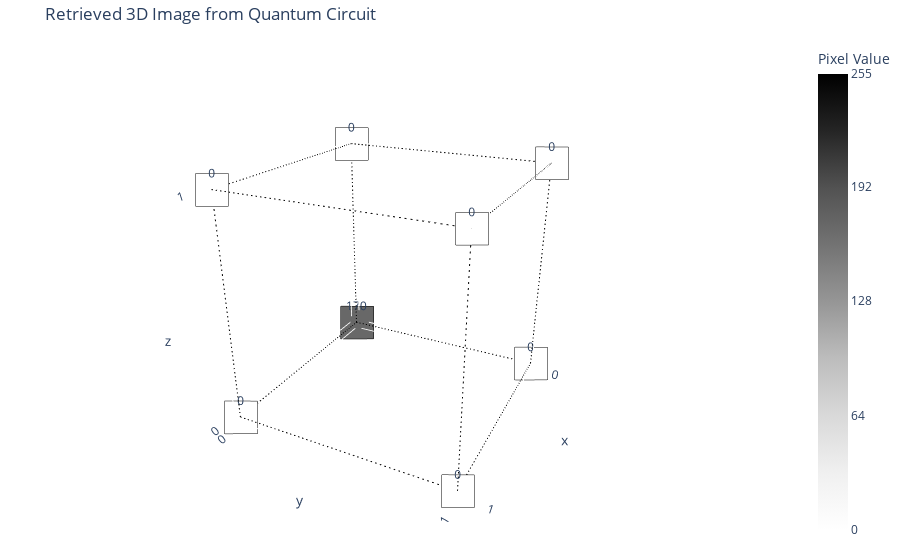

The cell this chart's notebook holds for it:
### Markdown cell above
## Retrieving the image

### Code cell
retrieved_image = naqss.retrieve_function(result, image.shape)
plot_3d_image(retrieved_image, title="Retrieved 3D Image from Quantum Circuit")

### Figure 1 — Plotly figure (JSON) as saved in the notebook; plotly's stock layout.template omitted (floating-point values rounded to 4 significant figures)
{"data": [{"marker": {"cmax": 255, "cmin": 0, "color": [170, 0, 0, 0, 0, 0, 0, 0], "colorbar": {"ticktext": ["0", "64", "128", "192", "255"], "tickvals": [0, 64, 128, 192, 255], "title": {"text": "Pixel Value"}}, "colorscale": [[0, "rgb(255,255,255)"], [0.125, "rgb(240,240,240)"], [0.25, "rgb(217,217,217)"], [0.375, "rgb(189,189,189)"], [0.5, "rgb(150,150,150)"], [0.625, "rgb(115,115,115)"], [0.75, "rgb(82,82,82)"], [0.875, "rgb(37,37,37)"], [1, "rgb(0,0,0)"]], "line": {"color": "black", "width": 2}, "size": 12, "symbol": "square"}, "mode": "markers+text", "showlegend": false, "text": [170.0, 0.0, 0.0, 0.0, 0.0, 0.0, 0.0, 0.0], "textposition": "top center", "type": "scatter3d", "x": [0, 0, 0, 0, 1, 1, 1, 1], "y": [0, 0, 1, 1, 0, 0, 1, 1], "z": [0, 1, 0, 1, 0, 1, 0, 1]}, {"line": {"color": "black", "dash": "dash", "width": 2}, "mode": "lines", "showlegend": false, "type": "scatter3d", "x": [0, 1], "y": [0, 0], "z": [0, 0]}, {"line": {"color": "black", "dash": "dash", "width": 2}, "mode": "lines", "showlegend": false, "type": "scatter3d", "x": [0, 1], "y": [0, 0], "z": [1, 1]}, {"line": {"color": "black", "dash": "dash", "width": 2}, "mode": "lines", "showlegend": false, "type": "scatter3d", "x": [0, 1], "y": [0, 0], "z": [0, 0]}, {"line": {"color": "black", "dash": "dash", "width": 2}, "mode": "lines", "showlegend": false, "type": "scatter3d", "x": [0, 1], "y": [0, 0], "z": [1, 1]}, {"line": {"color": "black", "dash": "dash", "width": 2}, "mode": "lines", "showlegend": false, "type": "scatter3d", "x": [0, 1], "y": [0, 0], "z": [0, 0]}, {"line": {"color": "black", "dash": "dash", "width": 2}, "mode": "lines", "showlegend": false, "type": "scatter3d", "x": [0, 1], "y": [0, 0], "z": [1, 1]}, {"line": {"color": "black", "dash": "dash", "width": 2}, "mode": "lines", "showlegend": false, "type": "scatter3d", "x": [0, 1], "y": [0, 0], "z": [0, 0]}, {"line": {"color": "black", "dash": "dash", "width": 2}, "mode": "lines", "showlegend": false, "type": "scatter3d", "x": [0, 1], "y": [0, 0], "z": [1, 1]}, {"line": {"color": "black", "dash": "dash", "width": 2}, "mode": "lines", "showlegend": false, "type": "scatter3d", "x": [0, 1], "y": [0, 0], "z": [0, 0]}, {"line": {"color": "black", "dash": "dash", "width": 2}, "mode": "lines", "showlegend": false, "type": "scatter3d", "x": [0, 1], "y": [0, 0], "z": [1, 1]}, {"line": {"color": "black", "dash": "dash", "width": 2}, "mode": "lines", "showlegend": false, "type": "scatter3d", "x": [0, 1], "y": [0, 0], "z": [0, 0]}, {"line": {"color": "black", "dash": "dash", "width": 2}, "mode": "lines", "showlegend": false, "type": "scatter3d", "x": [0, 1], "y": [0, 0], "z": [1, 1]}, {"line": {"color": "black", "dash": "dash", "width": 2}, "mode": "lines", "showlegend": false, "type": "scatter3d", "x": [0, 1], "y": [0, 0], "z": [0, 0]}, {"line": {"color": "black", "dash": "dash", "width": 2}, "mode": "lines", "showlegend": false, "type": "scatter3d", "x": [0, 1], "y": [0, 0], "z": [1, 1]}, {"line": {"color": "black", "dash": "dash", "width": 2}, "mode": "lines", "showlegend": false, "type": "scatter3d", "x": [0, 1], "y": [0, 0], "z": [0, 0]}, {"line": {"color": "black", "dash": "dash", "width": 2}, "mode": "lines", "showlegend": false, "type": "scatter3d", "x": [0, 1], "y": [0, 0], "z": [1, 1]}, {"line": {"color": "black", "dash": "dash", "width": 2}, "mode": "lines", "showlegend": false, "type": "scatter3d", "x": [0, 1], "y": [1, 1], "z": [0, 0]}, {"line": {"color": "black", "dash": "dash", "width": 2}, "mode": "lines", "showlegend": false, "type": "scatter3d", "x": [0, 1], "y": [1, 1], "z": [1, 1]}, {"line": {"color": "black", "dash": "dash", "width": 2}, "mode": "lines", "showlegend": false, "type": "scatter3d", "x": [0, 1], "y": [1, 1], "z": [0, 0]}, {"line": {"color": "black", "dash": "dash", "width": 2}, "mode": "lines", "showlegend": false, "type": "scatter3d", "x": [0, 1], "y": [1, 1], "z": [1, 1]}, {"line": {"color": "black", "dash": "dash", "width": 2}, "mode": "lines", "showlegend": false, "type": "scatter3d", "x": [0, 1], "y": [1, 1], "z": [0, 0]}, {"line": {"color": "black", "dash": "dash", "width": 2}, "mode": "lines", "showlegend": false, "type": "scatter3d", "x": [0, 1], "y": [1, 1], "z": [1, 1]}, {"line": {"color": "black", "dash": "dash", "width": 2}, "mode": "lines", "showlegend": false, "type": "scatter3d", "x": [0, 1], "y": [1, 1], "z": [0, 0]}, {"line": {"color": "black", "dash": "dash", "width": 2}, "mode": "lines", "showlegend": false, "type": "scatter3d", "x": [0, 1], "y": [1, 1], "z": [1, 1]}, {"line": {"color": "black", "dash": "dash", "width": 2}, "mode": "lines", "showlegend": false, "type": "scatter3d", "x": [0, 1], "y": [1, 1], "z": [0, 0]}, {"line": {"color": "black", "dash": "dash", "width": 2}, "mode": "lines", "showlegend": false, "type": "scatter3d", "x": [0, 1], "y": [1, 1], "z": [1, 1]}, {"line": {"color": "black", "dash": "dash", "width": 2}, "mode": "lines", "showlegend": false, "type": "scatter3d", "x": [0, 1], "y": [1, 1], "z": [0, 0]}, {"line": {"color": "black", "dash": "dash", "width": 2}, "mode": "lines", "showlegend": false, "type": "scatter3d", "x": [0, 1], "y": [1, 1], "z": [1, 1]}, {"line": {"color": "black", "dash": "dash", "width": 2}, "mode": "lines", "showlegend": false, "type": "scatter3d", "x": [0, 1], "y": [1, 1], "z": [0, 0]}, {"line": {"color": "black", "dash": "dash", "width": 2}, "mode": "lines", "showlegend": false, "type": "scatter3d", "x": [0, 1], "y": [1, 1], "z": [1, 1]}, {"line": {"color": "black", "dash": "dash", "width": 2}, "mode": "lines", "showlegend": false, "type": "scatter3d", "x": [0, 1], "y": [1, 1], "z": [0, 0]}, {"line": {"color": "black", "dash": "dash", "width": 2}, "mode": "lines", "showlegend": false, "type": "scatter3d", "x": [0, 1], "y": [1, 1], "z": [1, 1]}, {"line": {"color": "black", "dash": "dash", "width": 2}, "mode": "lines", "showlegend": false, "type": "scatter3d", "x": [0, 1], "y": [0, 0], "z": [0, 0]}, {"line": {"color": "black", "dash": "dash", "width": 2}, "mode": "lines", "showlegend": false, "type": "scatter3d", "x": [0, 1], "y": [0, 0], "z": [1, 1]}, {"line": {"color": "black", "dash": "dash", "width": 2}, "mode": "lines", "showlegend": false, "type": "scatter3d", "x": [0, 1], "y": [0, 0], "z": [0, 0]}, {"line": {"color": "black", "dash": "dash", "width": 2}, "mode": "lines", "showlegend": false, "type": "scatter3d", "x": [0, 1], "y": [0, 0], "z": [1, 1]}, {"line": {"color": "black", "dash": "dash", "width": 2}, "mode": "lines", "showlegend": false, "type": "scatter3d", "x": [0, 1], "y": [0, 0], "z": [0, 0]}, {"line": {"color": "black", "dash": "dash", "width": 2}, "mode": "lines", "showlegend": false, "type": "scatter3d", "x": [0, 1], "y": [0, 0], "z": [1, 1]}, {"line": {"color": "black", "dash": "dash", "width": 2}, "mode": "lines", "showlegend": false, "type": "scatter3d", "x": [0, 1], "y": [0, 0], "z": [0, 0]}, {"line": {"color": "black", "dash": "dash", "width": 2}, "mode": "lines", "showlegend": false, "type": "scatter3d", "x": [0, 1], "y": [0, 0], "z": [1, 1]}, {"line": {"color": "black", "dash": "dash", "width": 2}, "mode": "lines", "showlegend": false, "type": "scatter3d", "x": [0, 1], "y": [0, 0], "z": [0, 0]}, {"line": {"color": "black", "dash": "dash", "width": 2}, "mode": "lines", "showlegend": false, "type": "scatter3d", "x": [0, 1], "y": [0, 0], "z": [1, 1]}, {"line": {"color": "black", "dash": "dash", "width": 2}, "mode": "lines", "showlegend": false, "type": "scatter3d", "x": [0, 1], "y": [0, 0], "z": [0, 0]}, {"line": {"color": "black", "dash": "dash", "width": 2}, "mode": "lines", "showlegend": false, "type": "scatter3d", "x": [0, 1], "y": [0, 0], "z": [1, 1]}, {"line": {"color": "black", "dash": "dash", "width": 2}, "mode": "lines", "showlegend": false, "type": "scatter3d", "x": [0, 1], "y": [0, 0], "z": [0, 0]}, {"line": {"color": "black", "dash": "dash", "width": 2}, "mode": "lines", "showlegend": false, "type": "scatter3d", "x": [0, 1], "y": [0, 0], "z": [1, 1]}, {"line": {"color": "black", "dash": "dash", "width": 2}, "mode": "lines", "showlegend": false, "type": "scatter3d", "x": [0, 1], "y": [0, 0], "z": [0, 0]}, {"line": {"color": "black", "dash": "dash", "width": 2}, "mode": "lines", "showlegend": false, "type": "scatter3d", "x": [0, 1], "y": [0, 0], "z": [1, 1]}, {"line": {"color": "black", "dash": "dash", "width": 2}, "mode": "lines", "showlegend": false, "type": "scatter3d", "x": [0, 1], "y": [1, 1], "z": [0, 0]}, {"line": {"color": "black", "dash": "dash", "width": 2}, "mode": "lines", "showlegend": false, "type": "scatter3d", "x": [0, 1], "y": [1, 1], "z": [1, 1]}, {"line": {"color": "black", "dash": "dash", "width": 2}, "mode": "lines", "showlegend": false, "type": "scatter3d", "x": [0, 1], "y": [1, 1], "z": [0, 0]}, {"line": {"color": "black", "dash": "dash", "width": 2}, "mode": "lines", "showlegend": false, "type": "scatter3d", "x": [0, 1], "y": [1, 1], "z": [1, 1]}, {"line": {"color": "black", "dash": "dash", "width": 2}, "mode": "lines", "showlegend": false, "type": "scatter3d", "x": [0, 1], "y": [1, 1], "z": [0, 0]}, {"line": {"color": "black", "dash": "dash", "width": 2}, "mode": "lines", "showlegend": false, "type": "scatter3d", "x": [0, 1], "y": [1, 1], "z": [1, 1]}, {"line": {"color": "black", "dash": "dash", "width": 2}, "mode": "lines", "showlegend": false, "type": "scatter3d", "x": [0, 1], "y": [1, 1], "z": [0, 0]}, {"line": {"color": "black", "dash": "dash", "width": 2}, "mode": "lines", "showlegend": false, "type": "scatter3d", "x": [0, 1], "y": [1, 1], "z": [1, 1]}, {"line": {"color": "black", "dash": "dash", "width": 2}, "mode": "lines", "showlegend": false, "type": "scatter3d", "x": [0, 1], "y": [1, 1], "z": [0, 0]}, {"line": {"color": "black", "dash": "dash", "width": 2}, "mode": "lines", "showlegend": false, "type": "scatter3d", "x": [0, 1], "y": [1, 1], "z": [1, 1]}, {"line": {"color": "black", "dash": "dash", "width": 2}, "mode": "lines", "showlegend": false, "type": "scatter3d", "x": [0, 1], "y": [1, 1], "z": [0, 0]}, {"line": {"color": "black", "dash": "dash", "width": 2}, "mode": "lines", "showlegend": false, "type": "scatter3d", "x": [0, 1], "y": [1, 1], "z": [1, 1]}, {"line": {"color": "black", "dash": "dash", "width": 2}, "mode": "lines", "showlegend": false, "type": "scatter3d", "x": [0, 1], "y": [1, 1], "z": [0, 0]}, {"line": {"color": "black", "dash": "dash", "width": 2}, "mode": "lines", "showlegend": false, "type": "scatter3d", "x": [0, 1], "y": [1, 1], "z": [1, 1]}, {"line": {"color": "black", "dash": "dash", "width": 2}, "mode": "lines", "showlegend": false, "type": "scatter3d", "x": [0, 1], "y": [1, 1], "z": [0, 0]}, {"line": {"color": "black", "dash": "dash", "width": 2}, "mode": "lines", "showlegend": false, "type": "scatter3d", "x": [0, 1], "y": [1, 1], "z": [1, 1]}, {"line": {"color": "black", "dash": "dash", "width": 2}, "mode": "lines", "showlegend": false, "type": "scatter3d", "x": [0, 0], "y": [0, 1], "z": [0, 0]}, {"line": {"color": "black", "dash": "dash", "width": 2}, "mode": "lines", "showlegend": false, "type": "scatter3d", "x": [0, 0], "y": [0, 1], "z": [1, 1]}, {"line": {"color": "black", "dash": "dash", "width": 2}, "mode": "lines", "showlegend": false, "type": "scatter3d", "x": [0, 0], "y": [0, 1], "z": [0, 0]}, {"line": {"color": "black", "dash": "dash", "width": 2}, "mode": "lines", "showlegend": false, "type": "scatter3d", "x": [0, 0], "y": [0, 1], "z": [1, 1]}, {"line": {"color": "black", "dash": "dash", "width": 2}, "mode": "lines", "showlegend": false, "type": "scatter3d", "x": [0, 0], "y": [0, 1], "z": [0, 0]}, {"line": {"color": "black", "dash": "dash", "width": 2}, "mode": "lines", "showlegend": false, "type": "scatter3d", "x": [0, 0], "y": [0, 1], "z": [1, 1]}, {"line": {"color": "black", "dash": "dash", "width": 2}, "mode": "lines", "showlegend": false, "type": "scatter3d", "x": [0, 0], "y": [0, 1], "z": [0, 0]}, {"line": {"color": "black", "dash": "dash", "width": 2}, "mode": "lines", "showlegend": false, "type": "scatter3d", "x": [0, 0], "y": [0, 1], "z": [1, 1]}, {"line": {"color": "black", "dash": "dash", "width": 2}, "mode": "lines", "showlegend": false, "type": "scatter3d", "x": [0, 0], "y": [0, 1], "z": [0, 0]}, {"line": {"color": "black", "dash": "dash", "width": 2}, "mode": "lines", "showlegend": false, "type": "scatter3d", "x": [0, 0], "y": [0, 1], "z": [1, 1]}, {"line": {"color": "black", "dash": "dash", "width": 2}, "mode": "lines", "showlegend": false, "type": "scatter3d", "x": [0, 0], "y": [0, 1], "z": [0, 0]}, {"line": {"color": "black", "dash": "dash", "width": 2}, "mode": "lines", "showlegend": false, "type": "scatter3d", "x": [0, 0], "y": [0, 1], "z": [1, 1]}, {"line": {"color": "black", "dash": "dash", "width": 2}, "mode": "lines", "showlegend": false, "type": "scatter3d", "x": [0, 0], "y": [0, 1], "z": [0, 0]}, {"line": {"color": "black", "dash": "dash", "width": 2}, "mode": "lines", "showlegend": false, "type": "scatter3d", "x": [0, 0], "y": [0, 1], "z": [1, 1]}, {"line": {"color": "black", "dash": "dash", "width": 2}, "mode": "lines", "showlegend": false, "type": "scatter3d", "x": [0, 0], "y": [0, 1], "z": [0, 0]}, {"line": {"color": "black", "dash": "dash", "width": 2}, "mode": "lines", "showlegend": false, "type": "scatter3d", "x": [0, 0], "y": [0, 1], "z": [1, 1]}, {"line": {"color": "black", "dash": "dash", "width": 2}, "mode": "lines", "showlegend": false, "type": "scatter3d", "x": [0, 0], "y": [0, 1], "z": [0, 0]}, {"line": {"color": "black", "dash": "dash", "width": 2}, "mode": "lines", "showlegend": false, "type": "scatter3d", "x": [0, 0], "y": [0, 1], "z": [1, 1]}, {"line": {"color": "black", "dash": "dash", "width": 2}, "mode": "lines", "showlegend": false, "type": "scatter3d", "x": [0, 0], "y": [0, 1], "z": [0, 0]}, {"line": {"color": "black", "dash": "dash", "width": 2}, "mode": "lines", "showlegend": false, "type": "scatter3d", "x": [0, 0], "y": [0, 1], "z": [1, 1]}, {"line": {"color": "black", "dash": "dash", "width": 2}, "mode": "lines", "showlegend": false, "type": "scatter3d", "x": [0, 0], "y": [0, 1], "z": [0, 0]}, {"line": {"color": "black", "dash": "dash", "width": 2}, "mode": "lines", "showlegend": false, "type": "scatter3d", "x": [0, 0], "y": [0, 1], "z": [1, 1]}, {"line": {"color": "black", "dash": "dash", "width": 2}, "mode": "lines", "showlegend": false, "type": "scatter3d", "x": [0, 0], "y": [0, 1], "z": [0, 0]}, {"line": {"color": "black", "dash": "dash", "width": 2}, "mode": "lines", "showlegend": false, "type": "scatter3d", "x": [0, 0], "y": [0, 1], "z": [1, 1]}, {"line": {"color": "black", "dash": "dash", "width": 2}, "mode": "lines", "showlegend": false, "type": "scatter3d", "x": [0, 0], "y": [0, 1], "z": [0, 0]}, {"line": {"color": "black", "dash": "dash", "width": 2}, "mode": "lines", "showlegend": false, "type": "scatter3d", "x": [0, 0], "y": [0, 1], "z": [1, 1]}, {"line": {"color": "black", "dash": "dash", "width": 2}, "mode": "lines", "showlegend": false, "type": "scatter3d", "x": [0, 0], "y": [0, 1], "z": [0, 0]}, {"line": {"color": "black", "dash": "dash", "width": 2}, "mode": "lines", "showlegend": false, "type": "scatter3d", "x": [0, 0], "y": [0, 1], "z": [1, 1]}, {"line": {"color": "black", "dash": "dash", "width": 2}, "mode": "lines", "showlegend": false, "type": "scatter3d", "x": [0, 0], "y": [0, 1], "z": [0, 0]}, {"line": {"color": "black", "dash": "dash", "width": 2}, "mode": "lines", "showlegend": false, "type": "scatter3d", "x": [0, 0], "y": [0, 1], "z": [1, 1]}, {"line": {"color": "black", "dash": "dash", "width": 2}, "mode": "lines", "showlegend": false, "type": "scatter3d", "x": [0, 0], "y": [0, 1], "z": [0, 0]}, {"line": {"color": "black", "dash": "dash", "width": 2}, "mode": "lines", "showlegend": false, "type": "scatter3d", "x": [0, 0], "y": [0, 1], "z": [1, 1]}, {"line": {"color": "black", "dash": "dash", "width": 2}, "mode": "lines", "showlegend": false, "type": "scatter3d", "x": [1, 1], "y": [0, 1], "z": [0, 0]}, {"line": {"color": "black", "dash": "dash", "width": 2}, "mode": "lines", "showlegend": false, "type": "scatter3d", "x": [1, 1], "y": [0, 1], "z": [1, 1]}, {"line": {"color": "black", "dash": "dash", "width": 2}, "mode": "lines", "showlegend": false, "type": "scatter3d", "x": [1, 1], "y": [0, 1], "z": [0, 0]}, {"line": {"color": "black", "dash": "dash", "width": 2}, "mode": "lines", "showlegend": false, "type": "scatter3d", "x": [1, 1], "y": [0, 1], "z": [1, 1]}, {"line": {"color": "black", "dash": "dash", "width": 2}, "mode": "lines", "showlegend": false, "type": "scatter3d", "x": [1, 1], "y": [0, 1], "z": [0, 0]}, {"line": {"color": "black", "dash": "dash", "width": 2}, "mode": "lines", "showlegend": false, "type": "scatter3d", "x": [1, 1], "y": [0, 1], "z": [1, 1]}, {"line": {"color": "black", "dash": "dash", "width": 2}, "mode": "lines", "showlegend": false, "type": "scatter3d", "x": [1, 1], "y": [0, 1], "z": [0, 0]}, {"line": {"color": "black", "dash": "dash", "width": 2}, "mode": "lines", "showlegend": false, "type": "scatter3d", "x": [1, 1], "y": [0, 1], "z": [1, 1]}, {"line": {"color": "black", "dash": "dash", "width": 2}, "mode": "lines", "showlegend": false, "type": "scatter3d", "x": [1, 1], "y": [0, 1], "z": [0, 0]}, {"line": {"color": "black", "dash": "dash", "width": 2}, "mode": "lines", "showlegend": false, "type": "scatter3d", "x": [1, 1], "y": [0, 1], "z": [1, 1]}, {"line": {"color": "black", "dash": "dash", "width": 2}, "mode": "lines", "showlegend": false, "type": "scatter3d", "x": [1, 1], "y": [0, 1], "z": [0, 0]}, {"line": {"color": "black", "dash": "dash", "width": 2}, "mode": "lines", "showlegend": false, "type": "scatter3d", "x": [1, 1], "y": [0, 1], "z": [1, 1]}, {"line": {"color": "black", "dash": "dash", "width": 2}, "mode": "lines", "showlegend": false, "type": "scatter3d", "x": [1, 1], "y": [0, 1], "z": [0, 0]}, {"line": {"color": "black", "dash": "dash", "width": 2}, "mode": "lines", "showlegend": false, "type": "scatter3d", "x": [1, 1], "y": [0, 1], "z": [1, 1]}, {"line": {"color": "black", "dash": "dash", "width": 2}, "mode": "lines", "showlegend": false, "type": "scatter3d", "x": [1, 1], "y": [0, 1], "z": [0, 0]}, {"line": {"color": "black", "dash": "dash", "width": 2}, "mode": "lines", "showlegend": false, "type": "scatter3d", "x": [1, 1], "y": [0, 1], "z": [1, 1]}, {"line": {"color": "black", "dash": "dash", "width": 2}, "mode": "lines", "showlegend": false, "type": "scatter3d", "x": [1, 1], "y": [0, 1], "z": [0, 0]}, {"line": {"color": "black", "dash": "dash", "width": 2}, "mode": "lines", "showlegend": false, "type": "scatter3d", "x": [1, 1], "y": [0, 1], "z": [1, 1]}, {"line": {"color": "black", "dash": "dash", "width": 2}, "mode": "lines", "showlegend": false, "type": "scatter3d", "x": [1, 1], "y": [0, 1], "z": [0, 0]}, {"line": {"color": "black", "dash": "dash", "width": 2}, "mode": "lines", "showlegend": false, "type": "scatter3d", "x": [1, 1], "y": [0, 1], "z": [1, 1]}, {"line": {"color": "black", "dash": "dash", "width": 2}, "mode": "lines", "showlegend": false, "type": "scatter3d", "x": [1, 1], "y": [0, 1], "z": [0, 0]}, {"line": {"color": "black", "dash": "dash", "width": 2}, "mode": "lines", "showlegend": false, "type": "scatter3d", "x": [1, 1], "y": [0, 1], "z": [1, 1]}, {"line": {"color": "black", "dash": "dash", "width": 2}, "mode": "lines", "showlegend": false, "type": "scatter3d", "x": [1, 1], "y": [0, 1], "z": [0, 0]}, {"line": {"color": "black", "dash": "dash", "width": 2}, "mode": "lines", "showlegend": false, "type": "scatter3d", "x": [1, 1], "y": [0, 1], "z": [1, 1]}, {"line": {"color": "black", "dash": "dash", "width": 2}, "mode": "lines", "showlegend": false, "type": "scatter3d", "x": [1, 1], "y": [0, 1], "z": [0, 0]}, {"line": {"color": "black", "dash": "dash", "width": 2}, "mode": "lines", "showlegend": false, "type": "scatter3d", "x": [1, 1], "y": [0, 1], "z": [1, 1]}, {"line": {"color": "black", "dash": "dash", "width": 2}, "mode": "lines", "showlegend": false, "type": "scatter3d", "x": [1, 1], "y": [0, 1], "z": [0, 0]}, {"line": {"color": "black", "dash": "dash", "width": 2}, "mode": "lines", "showlegend": false, "type": "scatter3d", "x": [1, 1], "y": [0, 1], "z": [1, 1]}, {"line": {"color": "black", "dash": "dash", "width": 2}, "mode": "lines", "showlegend": false, "type": "scatter3d", "x": [1, 1], "y": [0, 1], "z": [0, 0]}, {"line": {"color": "black", "dash": "dash", "width": 2}, "mode": "lines", "showlegend": false, "type": "scatter3d", "x": [1, 1], "y": [0, 1], "z": [1, 1]}, {"line": {"color": "black", "dash": "dash", "width": 2}, "mode": "lines", "showlegend": false, "type": "scatter3d", "x": [1, 1], "y": [0, 1], "z": [0, 0]}, {"line": {"color": "black", "dash": "dash", "width": 2}, "mode": "lines", "showlegend": false, "type": "scatter3d", "x": [1, 1], "y": [0, 1], "z": [1, 1]}, {"line": {"color": "black", "dash": "dash", "width": 2}, "mode": "lines", "showlegend": false, "type": "scatter3d", "x": [0, 0], "y": [0, 0], "z": [0, 1]}, {"line": {"color": "black", "dash": "dash", "width": 2}, "mode": "lines", "showlegend": false, "type": "scatter3d", "x": [0, 0], "y": [0, 0], "z": [0, 1]}, {"line": {"color": "black", "dash": "dash", "width": 2}, "mode": "lines", "showlegend": false, "type": "scatter3d", "x": [0, 0], "y": [1, 1], "z": [0, 1]}, {"line": {"color": "black", "dash": "dash", "width": 2}, "mode": "lines", "showlegend": false, "type": "scatter3d", "x": [0, 0], "y": [1, 1], "z": [0, 1]}, {"line": {"color": "black", "dash": "dash", "width": 2}, "mode": "lines", "showlegend": false, "type": "scatter3d", "x": [0, 0], "y": [0, 0], "z": [0, 1]}, {"line": {"color": "black", "dash": "dash", "width": 2}, "mode": "lines", "showlegend": false, "type": "scatter3d", "x": [0, 0], "y": [0, 0], "z": [0, 1]}, {"line": {"color": "black", "dash": "dash", "width": 2}, "mode": "lines", "showlegend": false, "type": "scatter3d", "x": [0, 0], "y": [1, 1], "z": [0, 1]}, {"line": {"color": "black", "dash": "dash", "width": 2}, "mode": "lines", "showlegend": false, "type": "scatter3d", "x": [0, 0], "y": [1, 1], "z": [0, 1]}, {"line": {"color": "black", "dash": "dash", "width": 2}, "mode": "lines", "showlegend": false, "type": "scatter3d", "x": [0, 0], "y": [0, 0], "z": [0, 1]}, {"line": {"color": "black", "dash": "dash", "width": 2}, "mode": "lines", "showlegend": false, "type": "scatter3d", "x": [0, 0], "y": [0, 0], "z": [0, 1]}, {"line": {"color": "black", "dash": "dash", "width": 2}, "mode": "lines", "showlegend": false, "type": "scatter3d", "x": [0, 0], "y": [1, 1], "z": [0, 1]}, {"line": {"color": "black", "dash": "dash", "width": 2}, "mode": "lines", "showlegend": false, "type": "scatter3d", "x": [0, 0], "y": [1, 1], "z": [0, 1]}, {"line": {"color": "black", "dash": "dash", "width": 2}, "mode": "lines", "showlegend": false, "type": "scatter3d", "x": [0, 0], "y": [0, 0], "z": [0, 1]}, {"line": {"color": "black", "dash": "dash", "width": 2}, "mode": "lines", "showlegend": false, "type": "scatter3d", "x": [0, 0], "y": [0, 0], "z": [0, 1]}, {"line": {"color": "black", "dash": "dash", "width": 2}, "mode": "lines", "showlegend": false, "type": "scatter3d", "x": [0, 0], "y": [1, 1], "z": [0, 1]}, {"line": {"color": "black", "dash": "dash", "width": 2}, "mode": "lines", "showlegend": false, "type": "scatter3d", "x": [0, 0], "y": [1, 1], "z": [0, 1]}, {"line": {"color": "black", "dash": "dash", "width": 2}, "mode": "lines", "showlegend": false, "type": "scatter3d", "x": [0, 0], "y": [0, 0], "z": [0, 1]}, {"line": {"color": "black", "dash": "dash", "width": 2}, "mode": "lines", "showlegend": false, "type": "scatter3d", "x": [0, 0], "y": [0, 0], "z": [0, 1]}, {"line": {"color": "black", "dash": "dash", "width": 2}, "mode": "lines", "showlegend": false, "type": "scatter3d", "x": [0, 0], "y": [1, 1], "z": [0, 1]}, {"line": {"color": "black", "dash": "dash", "width": 2}, "mode": "lines", "showlegend": false, "type": "scatter3d", "x": [0, 0], "y": [1, 1], "z": [0, 1]}, {"line": {"color": "black", "dash": "dash", "width": 2}, "mode": "lines", "showlegend": false, "type": "scatter3d", "x": [0, 0], "y": [0, 0], "z": [0, 1]}, {"line": {"color": "black", "dash": "dash", "width": 2}, "mode": "lines", "showlegend": false, "type": "scatter3d", "x": [0, 0], "y": [0, 0], "z": [0, 1]}, {"line": {"color": "black", "dash": "dash", "width": 2}, "mode": "lines", "showlegend": false, "type": "scatter3d", "x": [0, 0], "y": [1, 1], "z": [0, 1]}, {"line": {"color": "black", "dash": "dash", "width": 2}, "mode": "lines", "showlegend": false, "type": "scatter3d", "x": [0, 0], "y": [1, 1], "z": [0, 1]}, {"line": {"color": "black", "dash": "dash", "width": 2}, "mode": "lines", "showlegend": false, "type": "scatter3d", "x": [0, 0], "y": [0, 0], "z": [0, 1]}, {"line": {"color": "black", "dash": "dash", "width": 2}, "mode": "lines", "showlegend": false, "type": "scatter3d", "x": [0, 0], "y": [0, 0], "z": [0, 1]}, {"line": {"color": "black", "dash": "dash", "width": 2}, "mode": "lines", "showlegend": false, "type": "scatter3d", "x": [0, 0], "y": [1, 1], "z": [0, 1]}, {"line": {"color": "black", "dash": "dash", "width": 2}, "mode": "lines", "showlegend": false, "type": "scatter3d", "x": [0, 0], "y": [1, 1], "z": [0, 1]}, {"line": {"color": "black", "dash": "dash", "width": 2}, "mode": "lines", "showlegend": false, "type": "scatter3d", "x": [0, 0], "y": [0, 0], "z": [0, 1]}, {"line": {"color": "black", "dash": "dash", "width": 2}, "mode": "lines", "showlegend": false, "type": "scatter3d", "x": [0, 0], "y": [0, 0], "z": [0, 1]}, {"line": {"color": "black", "dash": "dash", "width": 2}, "mode": "lines", "showlegend": false, "type": "scatter3d", "x": [0, 0], "y": [1, 1], "z": [0, 1]}, {"line": {"color": "black", "dash": "dash", "width": 2}, "mode": "lines", "showlegend": false, "type": "scatter3d", "x": [0, 0], "y": [1, 1], "z": [0, 1]}, {"line": {"color": "black", "dash": "dash", "width": 2}, "mode": "lines", "showlegend": false, "type": "scatter3d", "x": [1, 1], "y": [0, 0], "z": [0, 1]}, {"line": {"color": "black", "dash": "dash", "width": 2}, "mode": "lines", "showlegend": false, "type": "scatter3d", "x": [1, 1], "y": [0, 0], "z": [0, 1]}, {"line": {"color": "black", "dash": "dash", "width": 2}, "mode": "lines", "showlegend": false, "type": "scatter3d", "x": [1, 1], "y": [1, 1], "z": [0, 1]}, {"line": {"color": "black", "dash": "dash", "width": 2}, "mode": "lines", "showlegend": false, "type": "scatter3d", "x": [1, 1], "y": [1, 1], "z": [0, 1]}, {"line": {"color": "black", "dash": "dash", "width": 2}, "mode": "lines", "showlegend": false, "type": "scatter3d", "x": [1, 1], "y": [0, 0], "z": [0, 1]}, {"line": {"color": "black", "dash": "dash", "width": 2}, "mode": "lines", "showlegend": false, "type": "scatter3d", "x": [1, 1], "y": [0, 0], "z": [0, 1]}, {"line": {"color": "black", "dash": "dash", "width": 2}, "mode": "lines", "showlegend": false, "type": "scatter3d", "x": [1, 1], "y": [1, 1], "z": [0, 1]}, {"line": {"color": "black", "dash": "dash", "width": 2}, "mode": "lines", "showlegend": false, "type": "scatter3d", "x": [1, 1], "y": [1, 1], "z": [0, 1]}, {"line": {"color": "black", "dash": "dash", "width": 2}, "mode": "lines", "showlegend": false, "type": "scatter3d", "x": [1, 1], "y": [0, 0], "z": [0, 1]}, {"line": {"color": "black", "dash": "dash", "width": 2}, "mode": "lines", "showlegend": false, "type": "scatter3d", "x": [1, 1], "y": [0, 0], "z": [0, 1]}, {"line": {"color": "black", "dash": "dash", "width": 2}, "mode": "lines", "showlegend": false, "type": "scatter3d", "x": [1, 1], "y": [1, 1], "z": [0, 1]}, {"line": {"color": "black", "dash": "dash", "width": 2}, "mode": "lines", "showlegend": false, "type": "scatter3d", "x": [1, 1], "y": [1, 1], "z": [0, 1]}, {"line": {"color": "black", "dash": "dash", "width": 2}, "mode": "lines", "showlegend": false, "type": "scatter3d", "x": [1, 1], "y": [0, 0], "z": [0, 1]}, {"line": {"color": "black", "dash": "dash", "width": 2}, "mode": "lines", "showlegend": false, "type": "scatter3d", "x": [1, 1], "y": [0, 0], "z": [0, 1]}, {"line": {"color": "black", "dash": "dash", "width": 2}, "mode": "lines", "showlegend": false, "type": "scatter3d", "x": [1, 1], "y": [1, 1], "z": [0, 1]}, {"line": {"color": "black", "dash": "dash", "width": 2}, "mode": "lines", "showlegend": false, "type": "scatter3d", "x": [1, 1], "y": [1, 1], "z": [0, 1]}, {"line": {"color": "black", "dash": "dash", "width": 2}, "mode": "lines", "showlegend": false, "type": "scatter3d", "x": [1, 1], "y": [0, 0], "z": [0, 1]}, {"line": {"color": "black", "dash": "dash", "width": 2}, "mode": "lines", "showlegend": false, "type": "scatter3d", "x": [1, 1], "y": [0, 0], "z": [0, 1]}, {"line": {"color": "black", "dash": "dash", "width": 2}, "mode": "lines", "showlegend": false, "type": "scatter3d", "x": [1, 1], "y": [1, 1], "z": [0, 1]}, {"line": {"color": "black", "dash": "dash", "width": 2}, "mode": "lines", "showlegend": false, "type": "scatter3d", "x": [1, 1], "y": [1, 1], "z": [0, 1]}, {"line": {"color": "black", "dash": "dash", "width": 2}, "mode": "lines", "showlegend": false, "type": "scatter3d", "x": [1, 1], "y": [0, 0], "z": [0, 1]}, {"line": {"color": "black", "dash": "dash", "width": 2}, "mode": "lines", "showlegend": false, "type": "scatter3d", "x": [1, 1], "y": [0, 0], "z": [0, 1]}, {"line": {"color": "black", "dash": "dash", "width": 2}, "mode": "lines", "showlegend": false, "type": "scatter3d", "x": [1, 1], "y": [1, 1], "z": [0, 1]}, {"line": {"color": "black", "dash": "dash", "width": 2}, "mode": "lines", "showlegend": false, "type": "scatter3d", "x": [1, 1], "y": [1, 1], "z": [0, 1]}, {"line": {"color": "black", "dash": "dash", "width": 2}, "mode": "lines", "showlegend": false, "type": "scatter3d", "x": [1, 1], "y": [0, 0], "z": [0, 1]}, {"line": {"color": "black", "dash": "dash", "width": 2}, "mode": "lines", "showlegend": false, "type": "scatter3d", "x": [1, 1], "y": [0, 0], "z": [0, 1]}, {"line": {"color": "black", "dash": "dash", "width": 2}, "mode": "lines", "showlegend": false, "type": "scatter3d", "x": [1, 1], "y": [1, 1], "z": [0, 1]}, {"line": {"color": "black", "dash": "dash", "width": 2}, "mode": "lines", "showlegend": false, "type": "scatter3d", "x": [1, 1], "y": [1, 1], "z": [0, 1]}, {"line": {"color": "black", "dash": "dash", "width": 2}, "mode": "lines", "showlegend": false, "type": "scatter3d", "x": [1, 1], "y": [0, 0], "z": [0, 1]}, {"line": {"color": "black", "dash": "dash", "width": 2}, "mode": "lines", "showlegend": false, "type": "scatter3d", "x": [1, 1], "y": [0, 0], "z": [0, 1]}, {"line": {"color": "black", "dash": "dash", "width": 2}, "mode": "lines", "showlegend": false, "type": "scatter3d", "x": [1, 1], "y": [1, 1], "z": [0, 1]}, {"line": {"color": "black", "dash": "dash", "width": 2}, "mode": "lines", "showlegend": false, "type": "scatter3d", "x": [1, 1], "y": [1, 1], "z": [0, 1]}], "layout": {"margin": {"b": 20, "l": 0, "r": 0, "t": 40}, "scene": {"camera": {"eye": {"x": 2, "y": 1, "z": 1}}, "xaxis": {"dtick": 1, "showbackground": false}, "yaxis": {"dtick": 1, "showbackground": false}, "zaxis": {"dtick": 1, "showbackground": false}}, "title": {"text": "Retrieved 3D Image from Quantum Circuit"}}}
